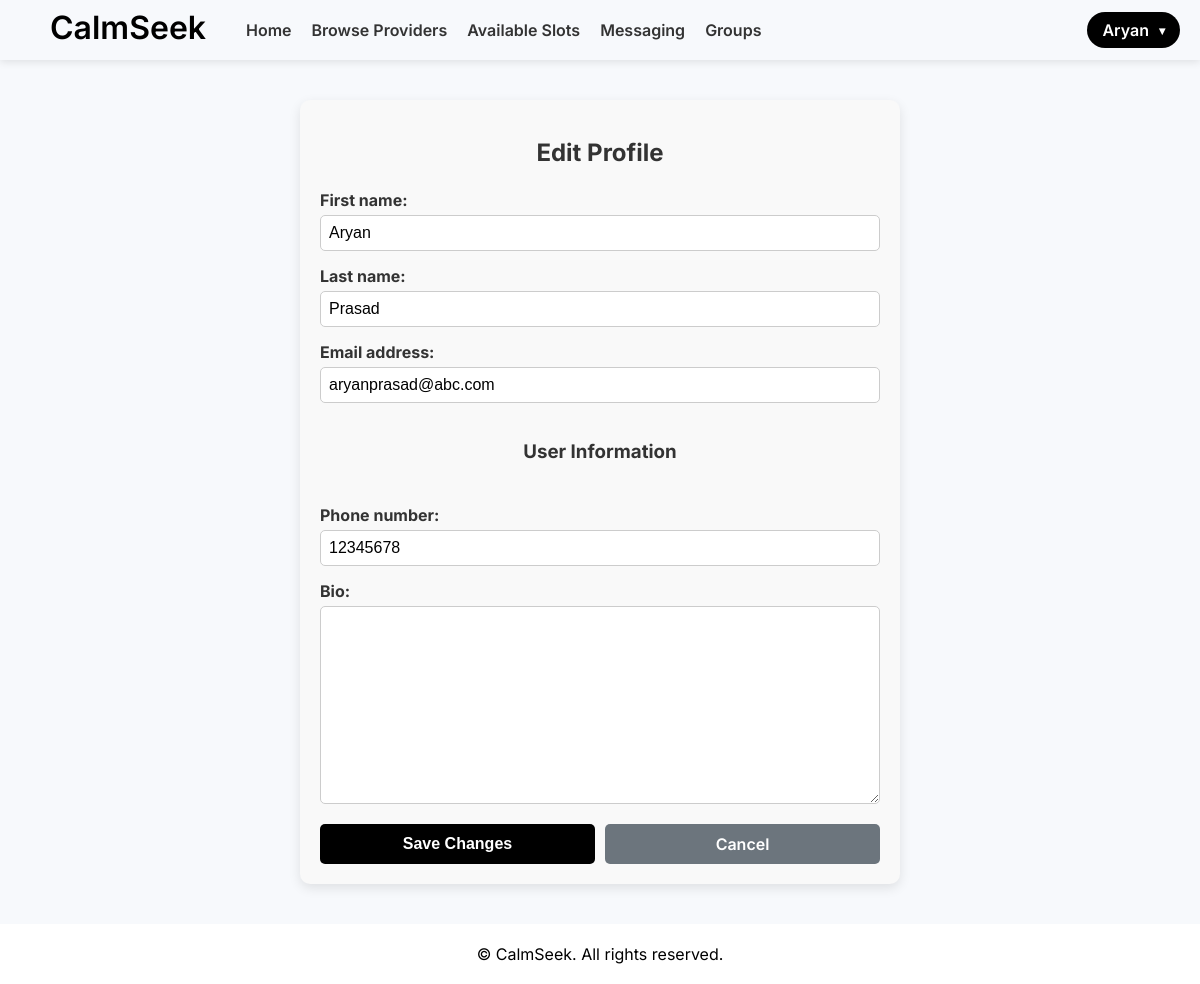
The app's page /accounts/edit-profile/ (signed in) with its own data.
### accounts/models.py (models this page shows, shortened)
class Profile(AbstractUser):
    ROLE_TYPES = [("Provider", "Provider"), ("User", "User"), ("Admin", "Admin")]
    role = models.CharField(max_length=20, choices=ROLE_TYPES, default=None, null=True)
    favorites = models.ManyToManyField(
        "self", related_name="favorited_by", blank=True, symmetrical=False
    )
    objects = CustomUserManager()
    username = models.CharField(max_length=20, unique=True)

class Client(models.Model):
    user = models.OneToOneField(
        Profile, on_delete=models.CASCADE, related_name="client"
    )
    bio = models.TextField()
    phone_number = models.CharField(max_length=20)
    user_label = models.CharField(max_length=20)

### accounts/views.py (the view)
# urls.py: path("edit-profile/", views.edit_profile, name="edit_profile"),
@login_required
def edit_profile(request):
    user = request.user
    is_provider = user.role == "Provider"
    if request.method == "POST":
        profile_form = ProfileEditForm(request.POST, instance=user)
        provider_form = (
            ProviderEditForm(request.POST, request.FILES, instance=user.provider)
            if is_provider
            else None
        )
        client_form = (
            ClientEditForm(request.POST, instance=user.client)
            if not is_provider
            else None
        )
        if is_provider and profile_form.is_valid() and provider_form.is_valid():
            profile_form.save()
            provider_form.save()
            return redirect("accounts:profile")
        elif not is_provider and profile_form.is_valid() and client_form.is_valid():
            profile_form.save()
            client_form.save()
            return redirect("accounts:profile")
    else:
        profile_form = ProfileEditForm(instance=user)
        provider_form = (
            ProviderEditForm(instance=user.provider) if is_provider else None
        )
        client_form = ClientEditForm(instance=user.client) if not is_provider else None
    return render(
        request,
        "accounts/edit_profile.html",
        {
            "profile_form": profile_form,
            "provider_form": provider_form,
            "is_provider": is_provider,
            "client_form": client_form,
            "MEDIA_URL": settings.MEDIA_URL,
        },
    )

### accounts/forms.py
class ProfileEditForm(forms.ModelForm):
    first_name = forms.CharField(max_length=20)
    last_name = forms.CharField(max_length=20)
    class Meta:
        model = Profile
        fields = ["first_name", "last_name", "email"]

class ClientEditForm(forms.ModelForm):
    class Meta:
        model = Client
        fields = ["phone_number", "bio"]
        widgets = {
            "phone_number": forms.TextInput(attrs={"class": "form-control"}),
            "bio": forms.Textarea(attrs={"class": "form-control"}),
        }

### accounts/templates/accounts/edit_profile.html (shortened to what this page needs)
{% extends "base.html" %}
{% load static %}
{% block content %}
<div class="edit-profile-container">
    <h2>Edit Profile</h2>
    <form method="post" class="edit-profile-form" enctype="multipart/form-data">
        <div class="form-section">
            {% for field in profile_form %}
                <div class="form-group">
                    {{ field.label_tag }}
                    {% if field.name == 'first_name' or field.name == 'last_name' %}
                        <input type="text" name="{{ field.name }}" maxlength="20" value="{{ field.value }}" class="form-control">
                    {% else %}
                        {{ field }}
                    {% endif %}
                </div>
            {% endfor %}
        </div>
        {% if is_provider %}
            <h3>Provider Information</h3>
            <div class="form-section">
                {% for field in provider_form %}
                    <div class="form-group">
                        {{ field.label_tag }}
                        {{ field }}
                        {% if field.name == "profile_picture" %}
                            <div class="profile-photo">
                                {% if user.provider.profile_picture %}
                                    <img src="{{ MEDIA_URL }}{{ user.provider.profile_picture }}" alt="Current Profile Photo" class="profile-image-preview">
                                {% else %}
                                    <img src="{% static 'profile_pictures/default.png' %}" alt="Default Profile Photo" class="profile-image-preview">
                                {% endif %}
                            </div>
                        {% endif %}
                        {% if field.errors %}
                            <div class="error-message">{{ field.errors }}</div>
                        {% endif %}
                    </div>
                {% endfor %}
            </div>
        {% else %}
            <h3>User Information</h3>
            <div class="form-section">
                {% for field in client_form %}
                <div class="form-group">
                    {{ field.label_tag }}
                    {{ field }}
                </div>
                {% endfor %}
            </div>
        {% endif %}
        <div class="button-group">
            <button type="submit" class="btn btn-primary">Save Changes</button>
            <a href="{% url 'accounts:profile' %}" class="btn btn-secondary">Cancel</a>
        </div>
    </form>
</div>
{% endblock %}

### calmseek/templates/base.html (shortened to what this page needs)
<!DOCTYPE html>
<html lang="en">
<head>
    {% load static %}
    <link rel="stylesheet" href="{% static 'styles.css' %}">
</head>
<body>
<header>
    <div class="container">
        <div class="header-left">
            <h1>CalmSeek</h1>
            <nav>
                <a href="{% url 'home' %}" class="nav-title">Home</a>
                {% if user.role == 'User' %}
                    <a href="{% url 'providers:browse_providers' %}" class="nav-title">Browse Providers</a>
                {% endif %}
                {% if user.role == 'User' %}
                    <a href="{% url 'appointments:time_slots' %}" class="nav-title">Available Slots</a>
                {% endif %}
                <a href="{% url 'messaging:messaging' %}" class="nav-title">Messaging</a>
                <a href="{% url 'groups:group_list' %}" class="nav-title">Groups</a>
            </nav>
        </div>
        <div class="user-menu" onclick="toggleDropdown()">
            <div class="user-btn">
                {{ user.first_name }}
                <span class="arrow">&#9662;</span>
            </div>
        </div>
    </div>
</header>
<main>
    {% block content %}
    {% endblock %}
</main>
<footer>
    <div class="container">
        <p>&copy; {{ current_year }} CalmSeek. All rights reserved.</p>
    </div>
</footer>
</body>
</html>

### static/css/styles.css (style rules this page uses)
* { margin: 0; padding: 0; box-sizing: border-box; }
body { font-family: 'Inter', sans-serif; background: #f7f9fc; color: #333; display: flex; flex-direction: column; min-height: 100vh; }
header { background: #ffffff00; padding: 0 20px; box-shadow: 0 2px 8px rgba(0, 0, 0, 0.1); position: fixed; width: 100%; top: 0; z-index: 1000; }
header h1 { text-align: center; color: #000000; font-size: 2.0rem; height: 60px; margin-right: 0px; }
header .container { max-width: 1500px; margin: 0 auto; display: flex; justify-content: space-between; align-items: center; height: 60px; background: transparent; box-shadow: none; }
.header-left { display: flex; align-items: center; }
header h1 { font-size: 2rem; font-weight: 600; margin-left: 30px; margin-right: 20px; color: #000; }
nav { display: flex; align-items: center; }
nav a { text-decoration: none; margin-left: 20px; font-weight: 600; color: #333; transition: color 0.3s; }
.user-menu { position: relative; cursor: pointer; }
.user-btn { background-color: #000; color: #fff; padding: 8px 15px; border-radius: 50px; font-weight: 600; display: flex; align-items: center; justify-content: center; transition: background-color 0.3s ease; cursor: pointer; }
.arrow { margin-left: 10px; font-size: 12px; color: #fff; transition: transform 0.3s ease; }
main { margin-top: 80px; }
h1, h2, h3, h4, h5, h6 { line-height: 1.4; margin-top: 16px; margin-bottom: 5px; }
body { font-family: 'Inter', sans-serif; padding: 0; margin: 0; }
main { margin-top: 60px; }
main { flex: 1; animation: fadeIn 0.5s ease-in-out; }
footer p { margin: 0; }
footer { text-align: center; padding: 20px 0; background: #ffffff; color: black; height: 60px; }
.btn-primary { background-color: #000; color: white; padding: 12px 20px; font-size: 1rem; border: none; border-radius: 5px; cursor: pointer; width: 100%; }

### accounts/templates/accounts/edit_profile.html (style rules this page uses)
.edit-profile-container { max-width: 600px; margin: 40px auto; padding: 20px; background-color: #f9f9f9; border-radius: 10px; box-shadow: 0 4px 12px rgba(0, 0, 0, 0.1); }
h2, h3 { text-align: center; margin-bottom: 20px; }
.edit-profile-form { display: flex; flex-direction: column; gap: 20px; }
.form-section { display: flex; flex-direction: column; gap: 15px; }
.form-group { display: flex; flex-direction: column; }
.form-group label { margin-bottom: 5px; font-weight: bold; color: #333; }
.form-group input, .form-group select, .form-group textarea { padding: 8px; border: 1px solid #ccc; border-radius: 5px; font-size: 1rem; }
.button-group { display: flex; justify-content: space-between; gap: 10px; }
.btn { flex: 1; padding: 10px 15px; border-radius: 5px; text-align: center; text-decoration: none; font-weight: 600; }
.btn-primary { background-color: rgb(0, 0, 0); color: white; border: none; cursor: pointer; }
.btn-secondary { background-color: #6c757d; color: white; border: none; text-decoration: none; }

### records on screen
Profile: first_name "Aryan", first_name "Aryan" "Prasad", profile_form "aryanprasad@abc.com"
Client: client_form "12345678"

### other values on screen
{{ field.label_tag }} "First name:" "Last name:" "Email address:"
{{ field.label_tag }} "Phone number:" "Bio:"
